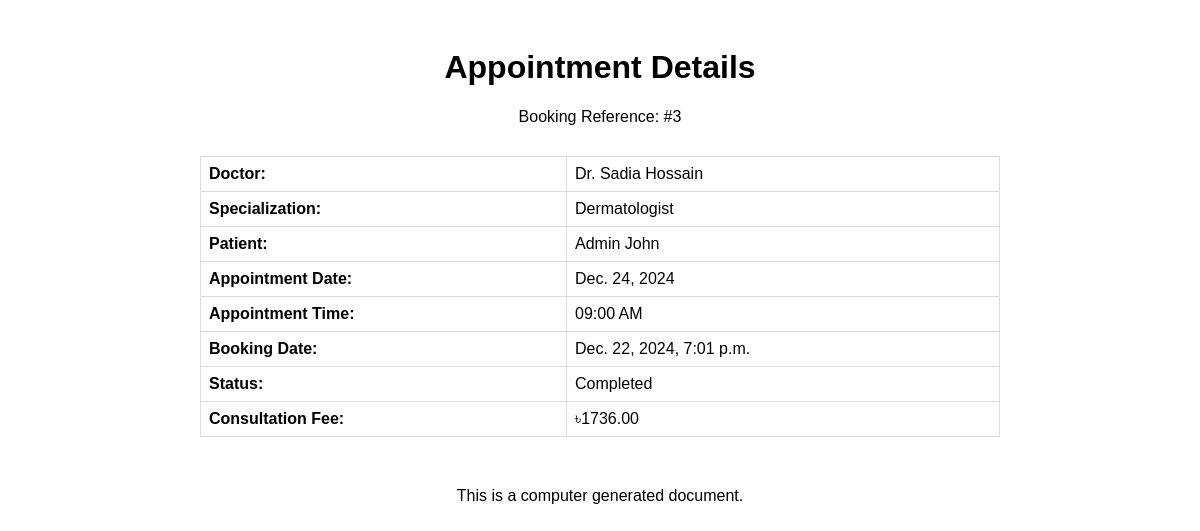
/patients/appointments/3/print/ (signed in), run on the app's committed database.
### bookings/models.py (models this page shows, shortened)
class Booking(models.Model):
    doctor = models.ForeignKey(
        settings.AUTH_USER_MODEL,
        on_delete=models.CASCADE,
        related_name="appointments",
        limit_choices_to={"role": "doctor"},
    )
    patient = models.ForeignKey(
        settings.AUTH_USER_MODEL,
        on_delete=models.CASCADE,
        related_name="patient_appointments",
        limit_choices_to={"role": "patient"},
    )
    appointment_date = models.DateField()
    appointment_time = models.TimeField()
    booking_date = models.DateTimeField(auto_now_add=True)
    status = models.CharField(
        max_length=20,
        choices=[
            ("pending", "Pending"),
            ("confirmed", "Confirmed"),
            ("completed", "Completed"),
            ("cancelled", "Cancelled"),
            ("no_show", "No Show"),
        ],
        default="pending",
    )
    class Meta:
        ordering = ["-appointment_date", "-appointment_time"]
        unique_together = ["doctor", "appointment_date", "appointment_time"]

### accounts/models.py (models this page shows, shortened)
class User(AbstractUser):
    class RoleChoices(models.TextChoices):
        DOCTOR = "doctor", "Doctor"
        PATIENT = "patient", "Patient"
    username = models.CharField(max_length=30, unique=True)
    role = models.CharField(
        choices=RoleChoices.choices,
        max_length=20,
        default="patient",
        error_messages={"required": "Role must be provided"},
    )
    email = models.EmailField(
        blank=True,
        error_messages={
            "unique": "A user with that email already exists.",
        },
    )
    first_name = models.CharField(max_length=150, blank=True)
    last_name = models.CharField(max_length=150, blank=True)
    registration_number = models.IntegerField(null=True, blank=True)
    USERNAME_FIELD = "username"
    REQUIRED_FIELDS = []
    objects = CustomUserManager()
    def get_full_name(self):
        full_name = "%s %s" % (self.first_name, self.last_name)
        return full_name.strip() or self.username

class Profile(models.Model):
    user = models.OneToOneField(
        User, on_delete=models.CASCADE, related_name="profile"
    )
    avatar = models.ImageField(
        default="defaults/user.png", upload_to=profile_photo_directory_path
    )
    phone = models.CharField(max_length=20, blank=True, null=True)
    dob = models.DateField(blank=True, null=True)
    about = models.TextField(blank=True, null=True)
    specialization = models.CharField(max_length=255, blank=True, null=True)
    gender = models.CharField(
        max_length=10,
        choices=[("male", "Male"), ("female", "Female"), ("other", "Other")],
        blank=True,
    )
    address = models.TextField(blank=True, null=True)
    city = models.CharField(max_length=100, blank=True)
    state = models.CharField(max_length=100, blank=True)
    postal_code = models.CharField(max_length=20, blank=True)
    country = models.CharField(max_length=100, blank=True)
    price_per_consultation = models.DecimalField(
        max_digits=10, decimal_places=2, null=True, blank=True
    )
    is_available = models.BooleanField(default=True)
    blood_group = models.CharField(
        max_length=5,
        choices=[
            ("A+", "A+"),
            ("A-", "A-"),
            ("B+", "B+"),
            ("B-", "B-"),
            ("O+", "O+"),
            ("O-", "O-"),
            ("AB+", "AB+"),
            ("AB-", "AB-"),
        ],
        blank=True,
        null=True,
    )
    allergies = models.TextField(blank=True, null=True)
    medical_conditions = models.TextField(blank=True, null=True)

### patients/views.py (the view)
class AppointmentPrintView(DetailView):
    model = Booking
    template_name = "patients/appointment-print.html"
    context_object_name = "appointment"
    def get_queryset(self):
        return Booking.objects.select_related(
            "doctor", "doctor__profile", "patient", "patient__profile"
        ).filter(patient=self.request.user)
    def render_to_response(self, context):
        html_string = render_to_string(
            self.template_name, context, request=self.request
        )
        return HttpResponse(html_string)

### accounts/managers.py (called while the page is built)
    def get(self, *args, **kwargs):
        return super().select_related("profile").get(*args, **kwargs)

### templates/patients/appointment-print.html (shortened to what this page needs)
<!DOCTYPE html>
<html>
<head>
</head>
<body>
    <div class="container">
        <div class="header">
            <h1>Appointment Details</h1>
            <p>Booking Reference: #{{ appointment.pk }}</p>
        </div>
        <div class="details">
            <table>
                <tr>
                    <td><strong>Doctor:</strong></td>
                    <td>Dr. {{ appointment.doctor.get_full_name }}</td>
                </tr>
                <tr>
                    <td><strong>Specialization:</strong></td>
                    <td>{{ appointment.doctor.profile.specialization }}</td>
                </tr>
                <tr>
                    <td><strong>Patient:</strong></td>
                    <td>{{ appointment.patient.get_full_name }}</td>
                </tr>
                <tr>
                    <td><strong>Appointment Date:</strong></td>
                    <td>{{ appointment.appointment_date }}</td>
                </tr>
                <tr>
                    <td><strong>Appointment Time:</strong></td>
                    <td>{{ appointment.appointment_time|time:"h:i A" }}</td>
                </tr>
                <tr>
                    <td><strong>Booking Date:</strong></td>
                    <td>{{ appointment.booking_date }}</td>
                </tr>
                <tr>
                    <td><strong>Status:</strong></td>
                    <td>{{ appointment.status|title }}</td>
                </tr>
                <tr>
                    <td><strong>Consultation Fee:</strong></td>
                    <td>৳{{ appointment.doctor.profile.price_per_consultation }}</td>
                </tr>
            </table>
        </div>
        <div class="footer">
            <p>This is a computer generated document.</p>
        </div>
    </div>
</body>
</html>

### templates/patients/appointment-print.html (style rules this page uses)
body { font-family: Arial, sans-serif; }
.container { max-width: 800px; margin: 0 auto; padding: 20px; }
.header { text-align: center; margin-bottom: 30px; }
.details { margin-bottom: 20px; }
.details table { width: 100%; border-collapse: collapse; }
.details td { padding: 8px; border: 1px solid #ddd; }
.footer { margin-top: 50px; text-align: center; }

### data on the page
Booking: pk "3", doctor.get_full_name "Sadia Hossain", doctor.profile.specialization "Dermatologist", patient.get_full_name "Admin John", appointment_date "Dec. 24, 2024", appointment_time "09:00 AM", booking_date "Dec. 22, 2024, 7:01 p.m.", status "Completed", doctor.profile.price_per_consultation "1736.00"
